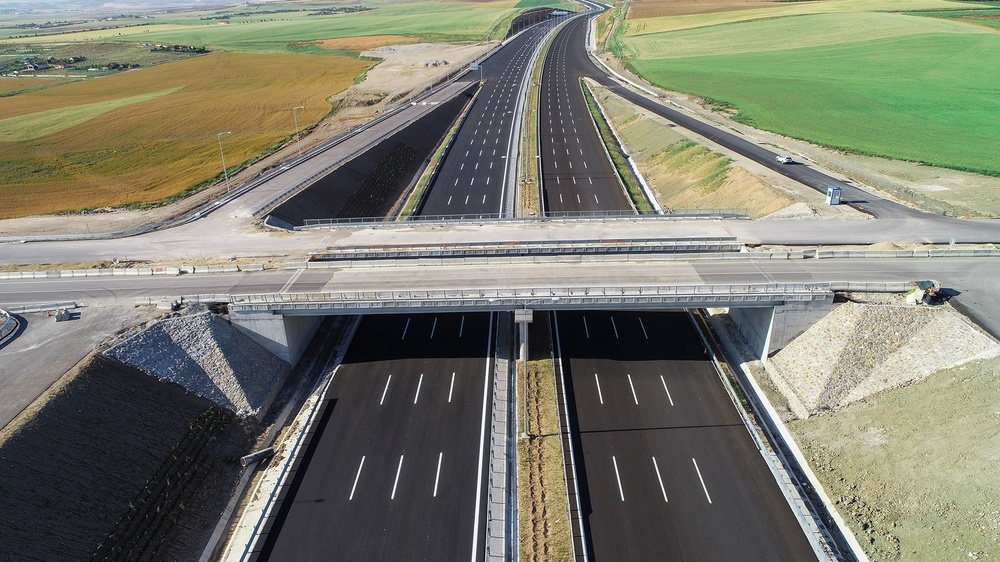
#> input picture Dataset/1599127093817.jpeg, 1000 x 562 px, shrunk from 2000 x 1125 before the run, given in place of the camera
$ python main.py
#> lines starting #> are read from the running program, lines starting #| are printed output that depends on the picture; after the words box and inside, x2 and y2 are one past the last pixel; in counts of white or black regions, pixels touching at a corner belong together
#> further down, frame is the input picture: shape (562, 1000, 3); mean B, G, R 110.8, 125.1, 124.2
import numpy as np
import cv2
from matplotlib import pyplot as plt


################################ FUNCTIONS BLOCK ################################
def edgeDetection(img):
    edges = cv2.Canny(img, 100, 200)
    plt.subplot(121), plt.imshow(img, cmap='gray')
    plt.title('Original Image'), plt.xticks([]), plt.yticks([])
    plt.subplot(122), plt.imshow(edges, cmap='gray')
    plt.title('Edge Image'), plt.xticks([]), plt.yticks([])
    plt.show()


def shapesDetection(img):
    # reading image
    #img = cv2.imread('./Dataset/shapes.png')
    # converting image into grayscale image
    gray = cv2.cvtColor(img, cv2.COLOR_BGR2GRAY)
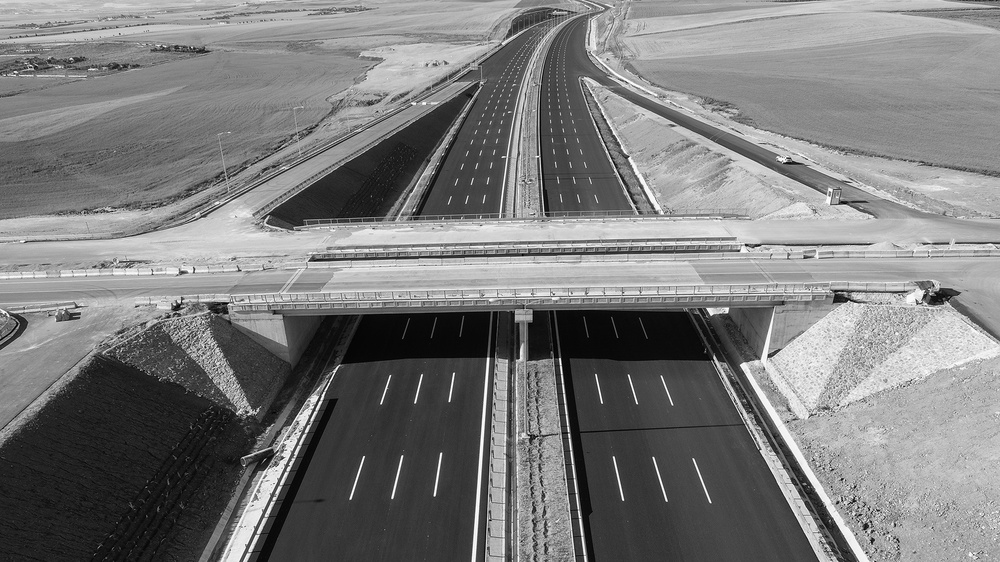
#> gray: shape (562, 1000); min 0, max 255, mean 123.2

    # setting threshold of gray image
    _, threshold = cv2.threshold(gray, 127, 255, cv2.THRESH_BINARY)
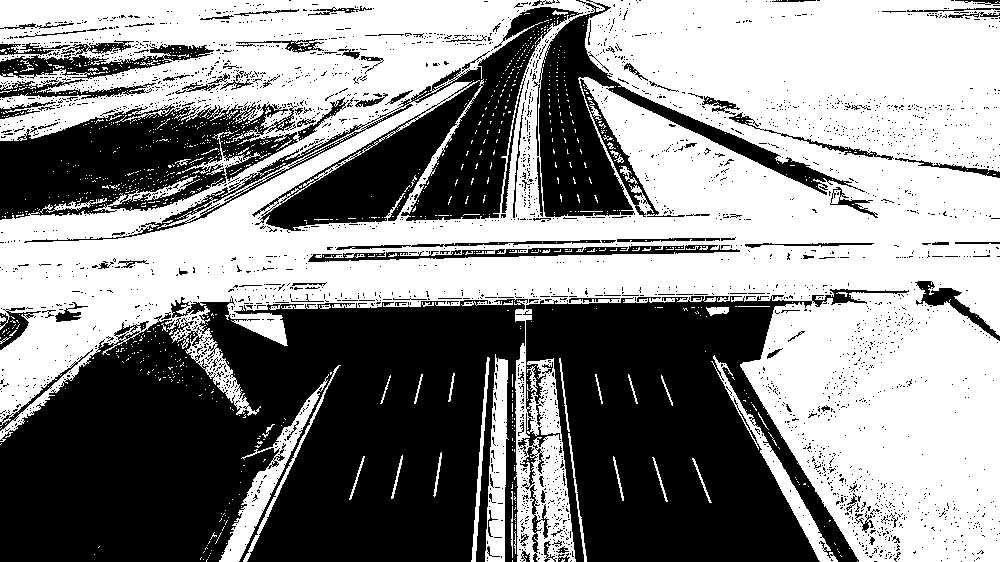
#> threshold: shape (562, 1000); 54.4% white; 3025 black regions (2899 under 20 px)

    # using a findContours() function
    contours, _ = cv2.findContours(
        threshold, cv2.RETR_TREE, cv2.CHAIN_APPROX_SIMPLE)
#> contours = 5915 contours, 5616 with area under 20; largest, box (x1, y1, x2, y2) and area: (0, 0, 1000, 562) 348586, (260, 6, 584, 232) 23265, (538, 2, 854, 218) 15128, (307, 244, 741, 263) 3250, (219, 374, 329, 562) 3077

    i = 0

    # list for storing names of shapes
    for contour in contours:

        # here we are ignoring first counter because
        # findcontour function detects whole image as shape
        if i == 0:
            i = 1
            continue

        # cv2.approxPloyDP() function to approximate the shape
        approx = cv2.approxPolyDP(
            contour, 0.01 * cv2.arcLength(contour, True), True)

        # using drawContours() function
        cv2.drawContours(img, [contour], 0, (0, 0, 255), 5)

        # finding center point of shape
        M = cv2.moments(contour)
        if M['m00'] != 0.0:
            x = int(M['m10']/M['m00'])
            y = int(M['m01']/M['m00'])

        # putting shape name at center of each shape
        if len(approx) == 3:
            print("triangle")
            cv2.putText(img, 'Triangle', (x, y),
                        cv2.FONT_HERSHEY_SIMPLEX, 0.6, (255, 255, 255), 2)
            print(x,y)

        """
        elif len(approx) > 6:
            print("circle: ",len(approx))
            cv2.putText(img, 'circle', (x, y),
                        cv2.FONT_HERSHEY_SIMPLEX, 0.6, (255, 255, 255), 2)
        elif len(approx) == 4:
            cv2.putText(img, 'Quadrilateral', (x, y),
                        cv2.FONT_HERSHEY_SIMPLEX, 0.6, (255, 255, 255), 2)

        elif len(approx) == 5:
            cv2.putText(img, 'Pentagon', (x, y),
                        cv2.FONT_HERSHEY_SIMPLEX, 0.6, (255, 255, 255), 2)

        elif len(approx) == 6:
            cv2.putText(img, 'Hexagon', (x, y),
                        cv2.FONT_HERSHEY_SIMPLEX, 0.6, (255, 255, 255), 2)
        """
#> this loop made 5915 passes
#| triangle
#| 525 556
#| triangle
#| 511 534
#| triangle
#| 829 520
#| triangle
#| 396 477
#> (further printed lines are left out)
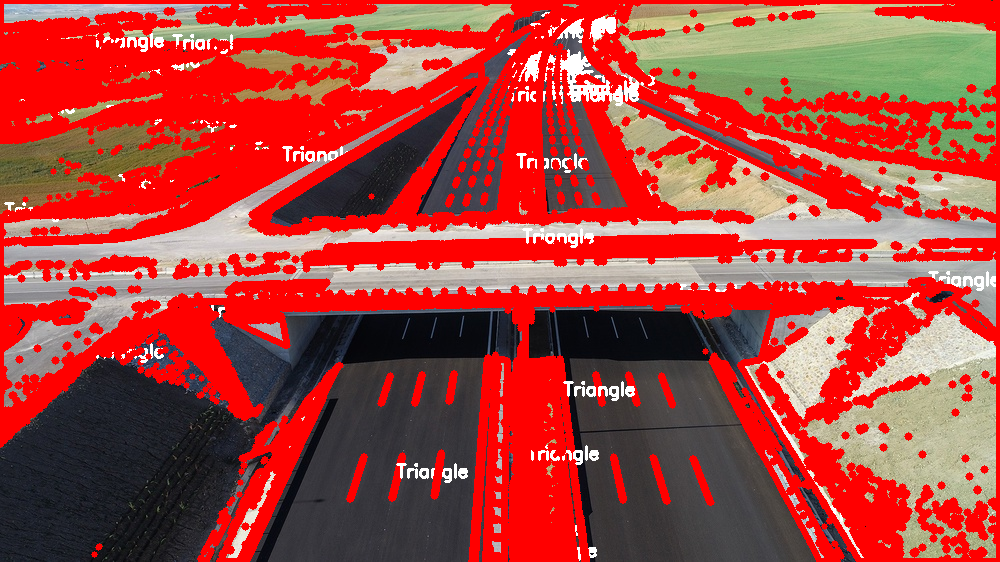
#> img: shape (562, 1000, 3); mean B, G, R 62.5, 69.3, 171.5
#> after the loop, i = 1


    # displaying the image after drawing contours
    cv2.imshow('shapes', img)

    cv2.waitKey(0)
    cv2.destroyAllWindows()


################################ Algorithm  BLOCK ################################


imgList = ['./Dataset/1.jpg','./Dataset/2.jpg','./Dataset/3.jpg','./Dataset/4.jpg','./Dataset/5.jpg','./Dataset/6.jpg']

shapesImg = cv2.imread('./Dataset/shapes.png')
vid = cv2.VideoCapture(0)

while True:
    ret, frame = vid.read()

    shapesDetection(frame)

    if cv2.waitKey(1) & 0xFF == ord('q'):
#> (key q is pressed here)
        break

vid.release()

cv2.destroyAllWindows()


"""
for i in range(len(imgList)):
    img = cv2.imread(imgList[i], 0)
    edgeDetection(img)

"""

$ run again, on Dataset/200220201033108141741.jpg
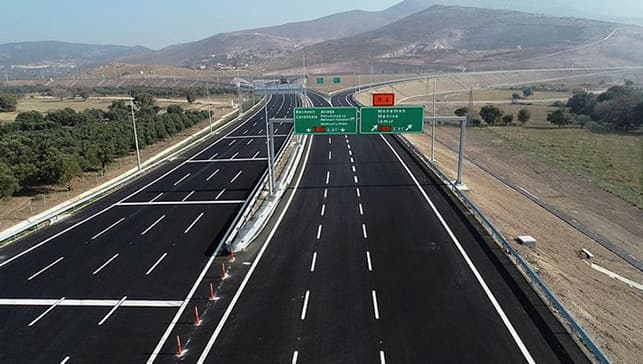
#> input picture Dataset/200220201033108141741.jpg, 643 x 364 px, given in place of the camera
#> frame is the input picture: shape (364, 643, 3); mean B, G, R 95.9, 96.3, 93.1
#> in shapesDetection, `_, threshold = cv2.threshold(gray, 127, 255, cv2.THRESH_BINARY)`:
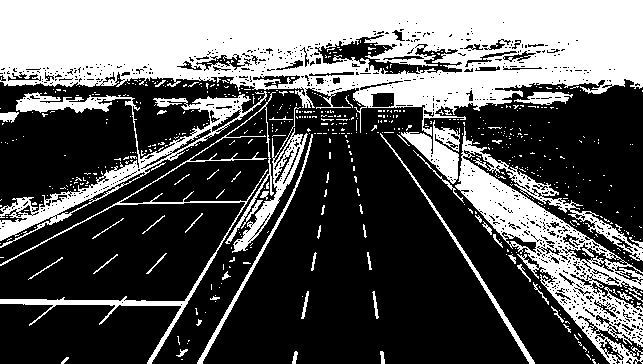
#> threshold: shape (364, 643); 35.7% white; 595 white regions (541 under 20 px)
#> contours = 1839 contours, 1699 with area under 20; largest, box (x1, y1, x2, y2) and area: (0, 0, 643, 136) 57454, (455, 127, 643, 364) 14214, (0, 91, 267, 248) 6217, (314, 34, 463, 75) 2374, (0, 92, 276, 364) 1940
#> the loop in shapesDetection, `for contour in contours:` made 1839 passes
#> (contour, approx, x, y) on pass 19: ([[188, 340], [188, 341], [189, 340]], [[189, 340], [188, 340], [188, 341]], 188, 340)
#> (printed output is left out)
#> after the loop in shapesDetection, `for contour in contours:`:
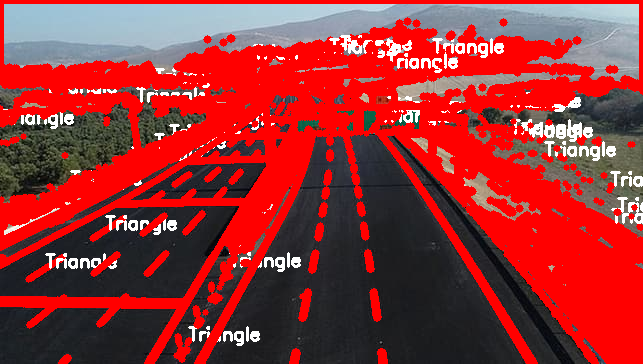
#> img: shape (364, 643, 3); mean B, G, R 52.8, 51.2, 151.7
#> after the loop in shapesDetection, `for contour in contours:`: i = 1

$ run again, on Dataset/2589641_810x458.jpg
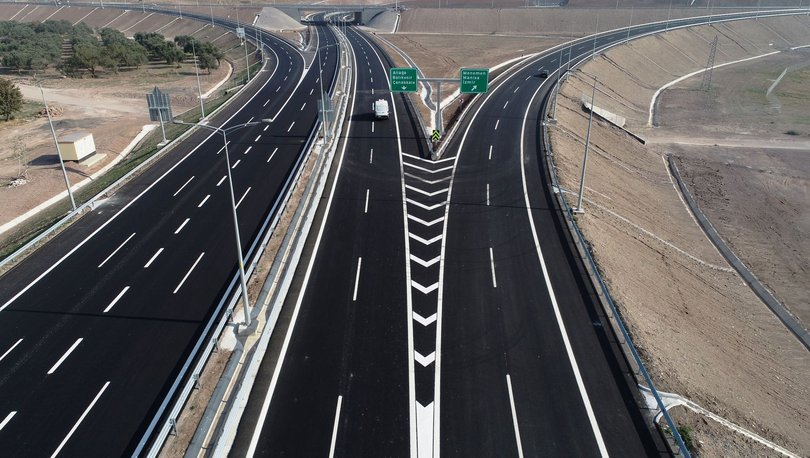
#> input picture Dataset/2589641_810x458.jpg, 810 x 458 px, given in place of the camera
#> frame is the input picture: shape (458, 810, 3); mean B, G, R 91.8, 92, 93.9
#> in shapesDetection, `_, threshold = cv2.threshold(gray, 127, 255, cv2.THRESH_BINARY)`:
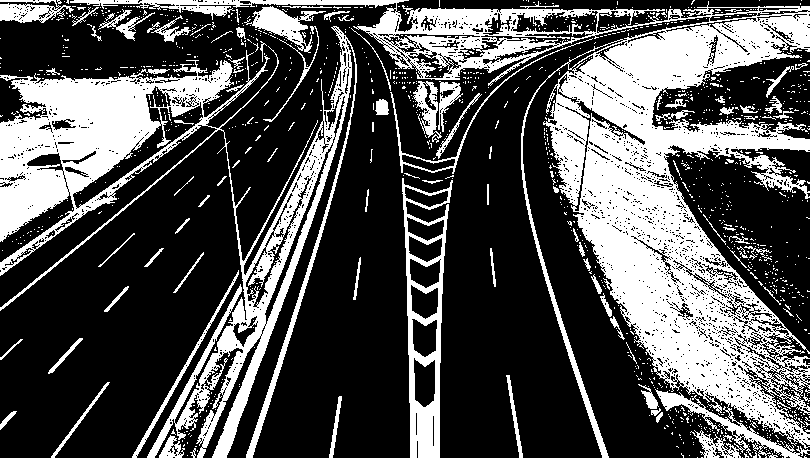
#> threshold: shape (458, 810); 31.9% white; 1229 white regions (1135 under 20 px)
#> contours = 4531 contours, 4284 with area under 20; largest, box (x1, y1, x2, y2) and area: (70, 0, 810, 458) 73018, (0, 26, 357, 458) 39090, (402, 178, 453, 458) 8653, (72, 101, 204, 209) 2618, (512, 10, 599, 33) 1328
#> the loop in shapesDetection, `for contour in contours:` made 4531 passes
#> (approx, x, y) on passes 10, 22, 24, 29, 36, 44, 49: ([[771, 455], [772, 454], [773, 455], [772, 456]], 772, 455), ([[193, 455], [194, 454], [195, 455], [194, 456]], 194, 455), ([[193, 450], [194, 449], [195, 450], [194, 451]], 194, 450), ([[184, 444], [183, 445], [183, 446], [184, 445]], 183, 445), ([[777, 440], [777, 441], [778, 441]], 777, 440), ([[775, 435], [778, 438], [776, 436], [776, 435]], 775, 435), ([[166, 455], [167, 454], [168, 455], [167, 456]], 167, 455)
#> (printed output is left out)
#> after the loop in shapesDetection, `for contour in contours:`:
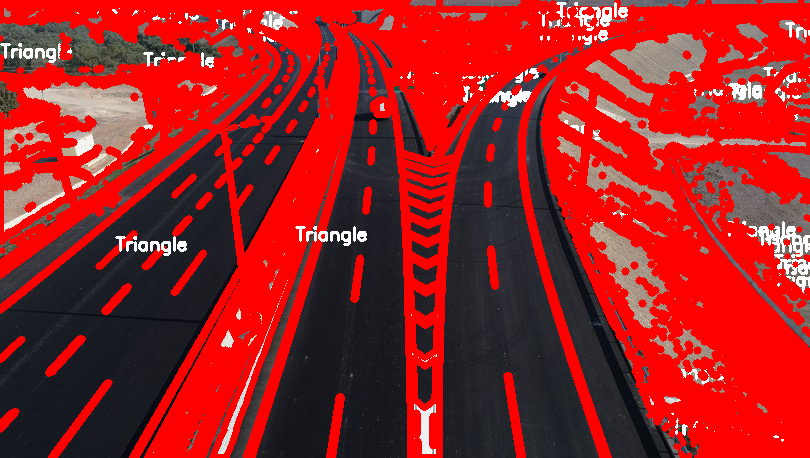
#> img: shape (458, 810, 3); mean B, G, R 34.9, 33.4, 158.4
#> after the loop in shapesDetection, `for contour in contours:`: i = 1
